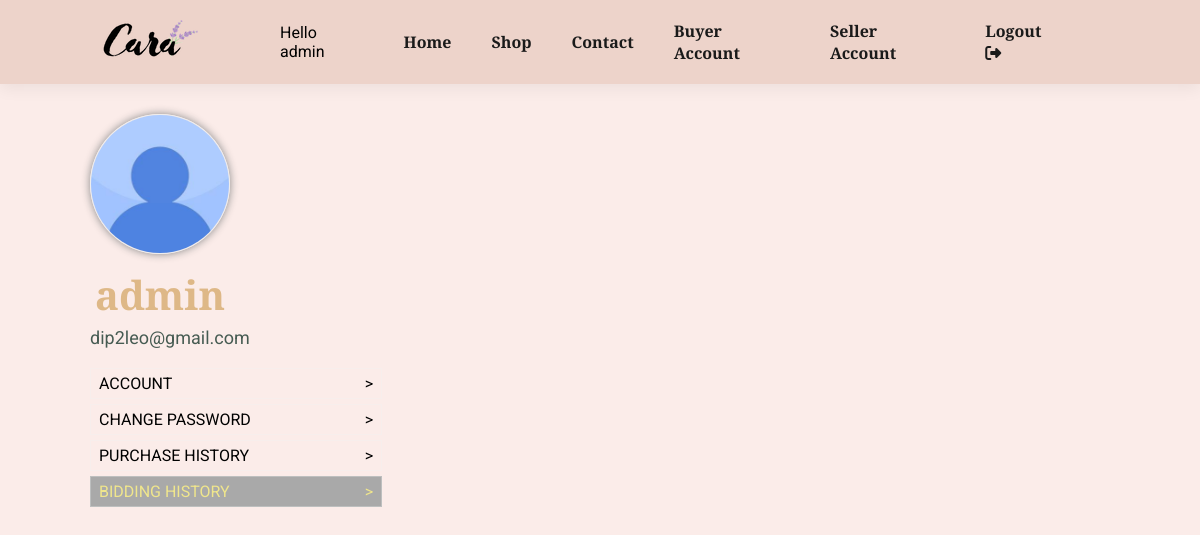
The app's page /buyer-account/bidding-history/ (signed in), older data.
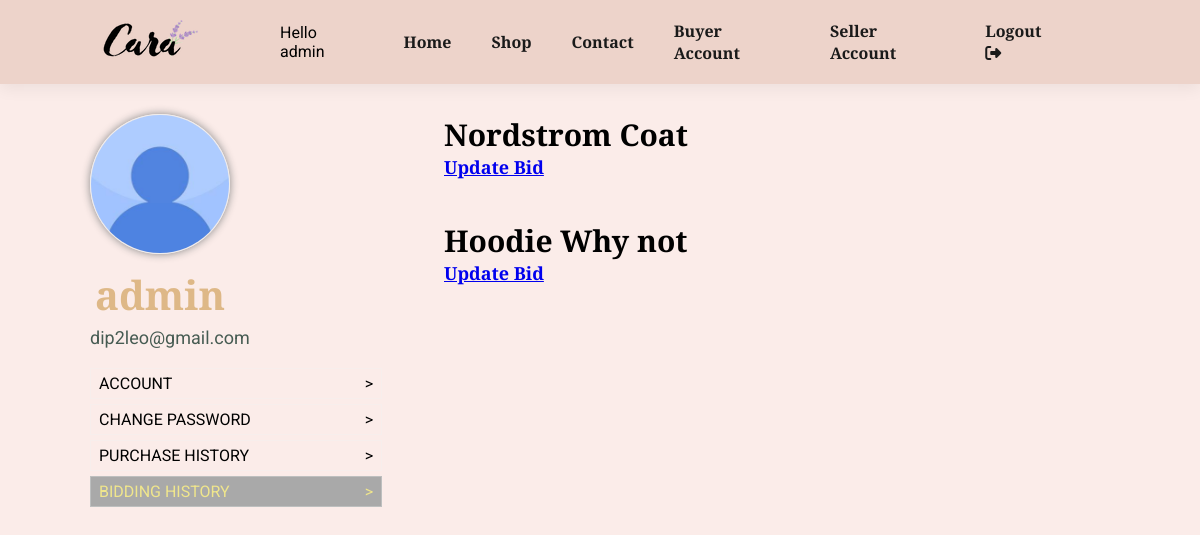
The same page, newer data.
### store/models.py (models this page shows, shortened)
class Bid(models.Model):
    bidder = models.ForeignKey(User, on_delete=models.CASCADE)
    bidding_price = models.FloatField()
    product = models.ForeignKey(Product, on_delete=models.CASCADE)
    orderStatuses = (
        ('Pending', "Pending"),
        ('Bid_Accepted', 'Bid_Accepted'),
        ('Bid_Rejected', 'Bid_Rejected'),
    )
    bid_status = models.CharField(max_length=150, choices=orderStatuses, default='Pending')
    quantity = models.IntegerField(null=False)
    created_at = models.DateTimeField(auto_now=True)

class Product(models.Model):
    category = models.ForeignKey(Category,  on_delete=models.CASCADE)
    slug = models.CharField(max_length=150, null=False, blank=False)
    name = models.CharField(max_length=50, null=False, blank=False)
    author = models.ForeignKey(User, on_delete=models.CASCADE, null=False, blank=False)
    product_image = models.ImageField(upload_to=get_file_path_pro, null=True, blank=True)
    small_description = models.TextField(max_length=250, null=False, blank=False)
    quantity = models.IntegerField(null=False, blank=False)
    original_price = models.FloatField(null=False, blank=False)
    bid_starting_price = models.FloatField(null=False, blank=False)
    bid_current_price = models.FloatField(null=True, blank=True)
    description = models.TextField(max_length=500, null=False, blank=False)
    status = models.BooleanField(default= False, help_text="0=Show, 1=Hidden")
    bid_status = models.BooleanField(default= False, help_text="0=Show, 1=Hidden")
    trending = models.BooleanField(default= False, help_text="0=Default, 1=Hidden")
    tag = models.CharField(max_length=150, null=False, blank=False)
    meta_title = models.CharField(max_length=150, null=False, blank=False)
    meta_keywords= models.CharField(max_length=150, null=False, blank=False)
    meta_description= models.CharField(max_length=500, null=False, blank=False)
    created_at = models.DateTimeField(auto_now_add=True)

### store/views.py (the view)
# urls.py: path('buyer-account/bidding-history/', views.buyer_bidding_history, name="buyer_bidding_history"),
def buyer_bidding_history(request):
    curr_user = request.user
    all_bids = Bid.objects.all()
    curr_user_bids = all_bids.filter(bidder_id = curr_user.id)
    context = {
        'bids' : curr_user_bids
    }
    return render(request, 'store/buyer/buyer_bidding_history.html', context)

### store/templates/store/buyer/buyer_bidding_history.html (shortened to what this page needs)
{% extends "store/base.html" %}
{% load static %}
{% load crispy_forms_tags %}
{% block content %}
    <div class="section-p1">
        <div class="buyer_account_page">
            <div class="buyer_profile">
                <div class="buyer_profile_detail">
                    <img src="{{ user.account.image.url }}">
                    <h2> {{ user.username }}</h2>
                    <p> {{ user.email }} </p>
                </div>
                <br>
                <ul class="buyer_account_options">
                    <li><a href="{% url 'buyer_account' %}"> Account <span> > </span></a></li>
                    <li><a href="#" class=""> Change Password <span> > </span></a></li>
                    <li><a href="{% url 'buyer_purchase_history' %}" class=""> Purchase History <span> > </span></a></li>
                    <li  class="profile_active"><a href="{% url 'buyer_bidding_history' %}" class=""> Bidding History <span> > </span></a></li>
                </ul>
            </div>
            <div class="buyer_account_detail">
                <div id="get_profile_info">
                    {% for bid in bids %}
                        <div>
                            <h3> {{ bid.product.name }} <h3>
                            <p><a href="{% url 'productview' bid.product.category.slug bid.product.slug %}"> Update Bid </a></p>
                            <br>
                        </div>
                    {% endfor %}
                </div>
            </div>
{% endblock content%}

Row changes from the older to the newer data that the page shows:
added Bid: product.name "Nordstrom Coat"
added Bid: product.name "Hoodie Why not"
